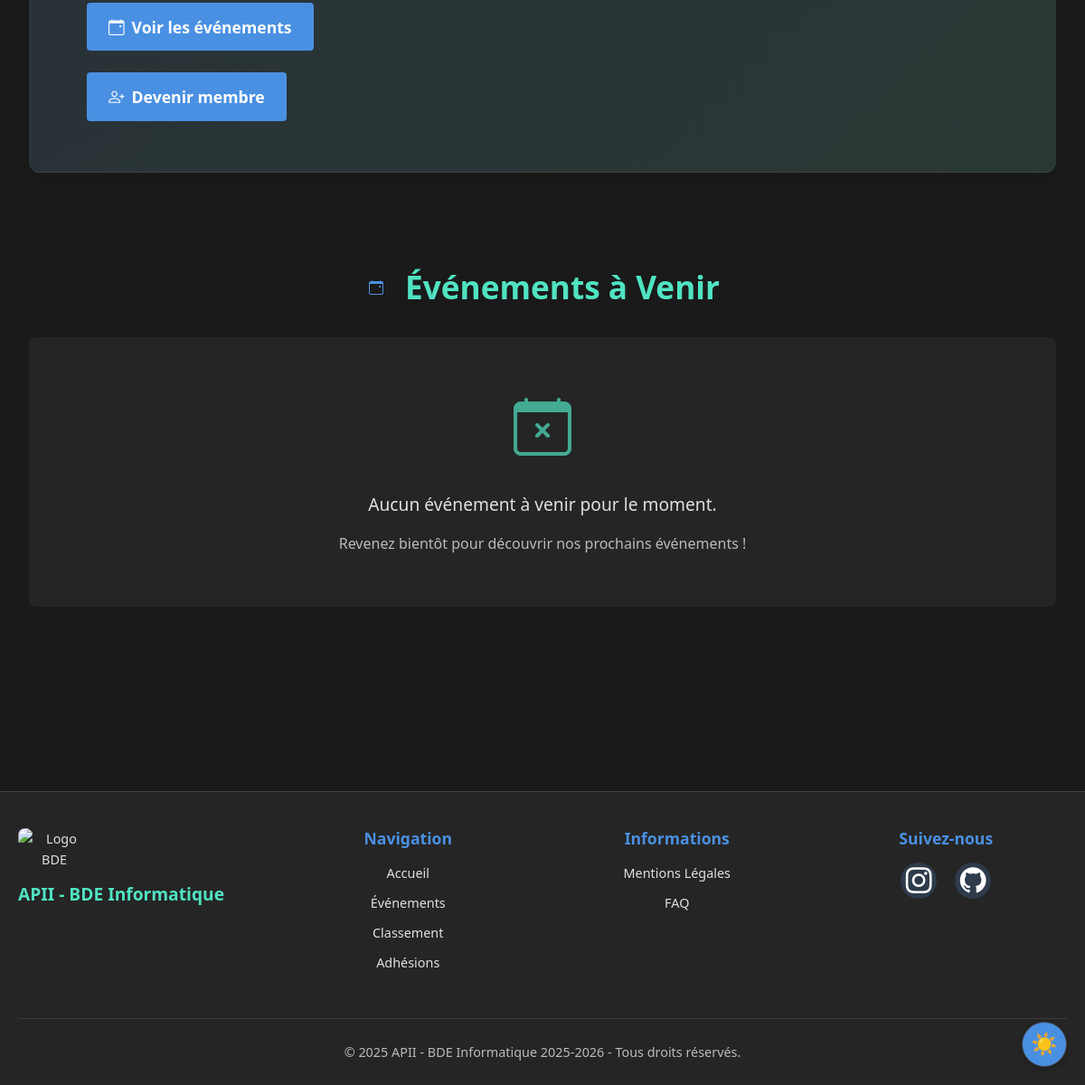
The app's page / (lower part), older data.
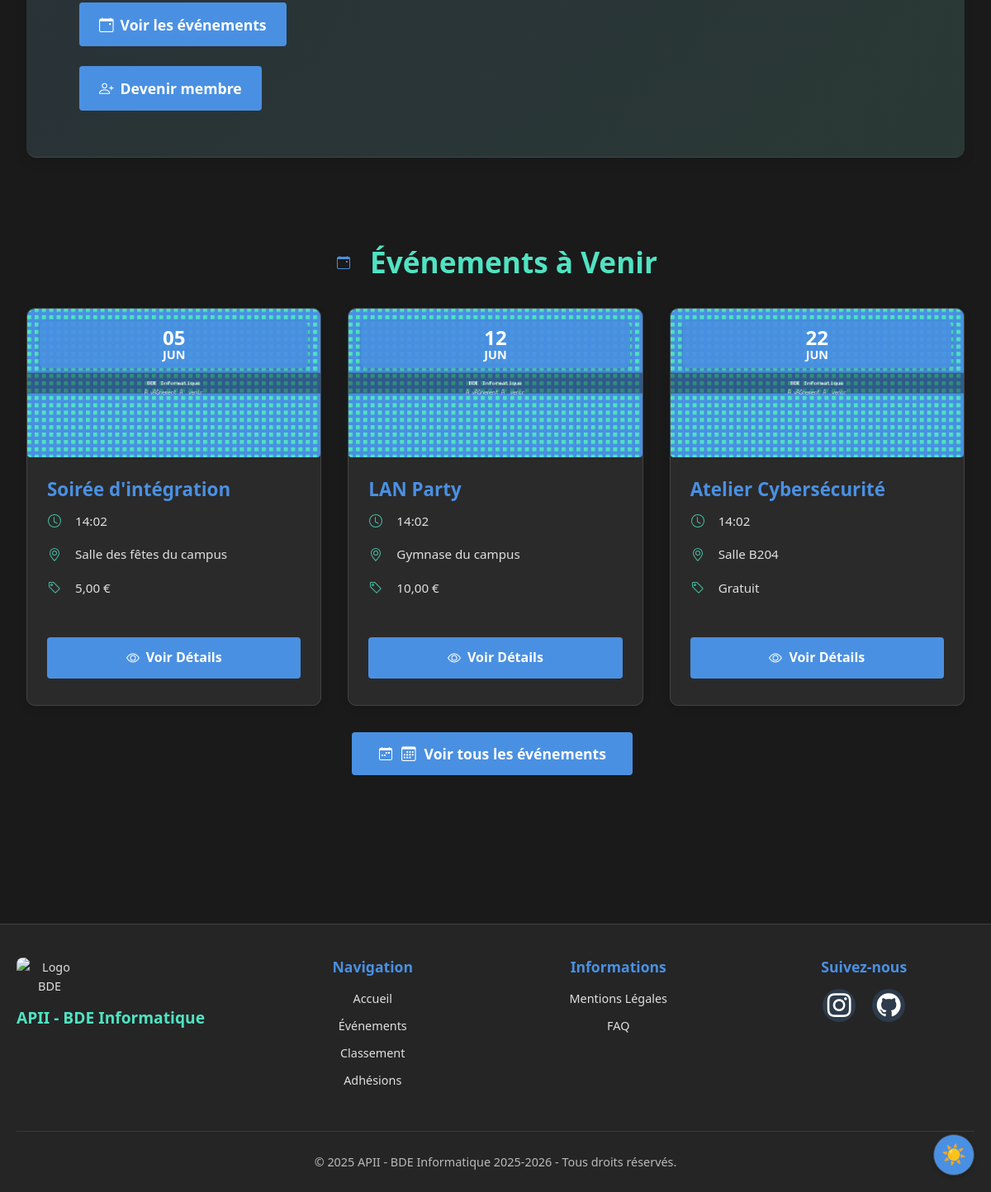
The same page, newer data.
### tables this page shows
CREATE TABLE events (
  id INTEGER PRIMARY KEY AUTOINCREMENT,
  title TEXT NOT NULL, -- Changed from VARCHAR
  description TEXT,
  image_path TEXT NULL, -- Changed from VARCHAR
  event_date TEXT NOT NULL, -- Changed from TIMESTAMP
  price REAL DEFAULT 0.00, -- Changed from DECIMAL
  created_at TEXT DEFAULT CURRENT_TIMESTAMP, -- Changed from TIMESTAMP
  updated_at TEXT DEFAULT CURRENT_TIMESTAMP -- Changed from TIMESTAMP
, location TEXT NULL, points_awarded INTEGER NOT NULL DEFAULT 50, status TEXT NOT NULL DEFAULT 'open' CHECK(status IN ('open', 'closed', 'archived')));

### public/index.php (called while the page is built, shortened)
<?php
require_once __DIR__ . '/../src/Database.php';
$fullPath = parse_url($_SERVER['REQUEST_URI'], PHP_URL_PATH);
$routePath = $fullPath;
$page_content = '';
$layout_vars = [];
$matched = false;
if (!$matched) {
    switch ($routePath) {
        case '/':
        case '/home':
            try {
                $db = Database::getInstance();
                $upcomingEvents = $db->getAllUpcomingEvents();
                $layout_vars['upcoming_events'] = $upcomingEvents;
            } catch (Exception $e) {
                error_log("Erreur lors de la récupération des événements à venir pour la page d'accueil : " . $e->getMessage());
                $layout_vars['upcoming_events'] = [];
                $layout_vars['error_message'] = "Impossible de charger les événements à venir.";
            }
            $layout_vars['page_title'] = "Accueil";
            $page_content = TEMPLATE_PATH . 'home.php';
            break;
    }
}
require TEMPLATE_PATH . 'layout.php';
?>

### src/Database.php (called while the page is built, shortened)
<?php
class Database {
    private static $instance = null;
    private $pdo;
    private function __construct() {
        $dsn = '';
        if (DB_DRIVER === 'sqlite') {
            $dsn = 'sqlite:' . DB_PATH;
        } elseif (DB_DRIVER === 'pgsql') {
            $dsn = 'pgsql:host=' . DB_HOST . ';port=' . DB_PORT . ';dbname=' . DB_NAME;
        } else {
            $dsn = 'mysql:host=' . DB_HOST . ';dbname=' . DB_NAME . (defined('DB_CHARSET') ? ';charset=' . DB_CHARSET : '');
        }
        $options = [
            PDO::ATTR_ERRMODE            => PDO::ERRMODE_EXCEPTION,
            PDO::ATTR_DEFAULT_FETCH_MODE => PDO::FETCH_ASSOC,
            PDO::ATTR_EMULATE_PREPARES   => false,
        ];
        try {
            if (DB_DRIVER === 'sqlite') {
                $this->pdo = new PDO($dsn, null, null, $options);
                $this->pdo->exec('PRAGMA foreign_keys = ON;');
                try {
                    $columns = $this->pdo->query("PRAGMA table_info(users);")->fetchAll(PDO::FETCH_COLUMN, 1);
                } catch (\PDOException $e) {
                    error_log('Erreur lors de la vérification/ajout de colonnes à la table users : ' . $e->getMessage());
                }
                $stmt = $this->pdo->query("SELECT name FROM sqlite_master WHERE type='table' AND name NOT LIKE 'sqlite_%'");
                $tables = $stmt->fetchAll();
            } else {
                $this->pdo = new PDO($dsn, DB_USER, DB_PASS, $options);
            }
        } catch (\PDOException $e) {
            error_log('Erreur de Connexion à la Base de Données : ' . $e->getMessage());
            throw new \PDOException($e->getMessage(), (int)$e->getCode());
        }
    }
    public static function getInstance(): Database {
        if (self::$instance === null) {
            self::$instance = new Database();
        }
        return self::$instance;
    }
    public function getAllUpcomingEvents(): array {
        try {
            $now = date('Y-m-d H:i:s');
            $sql = "SELECT id, title, description, image_path, event_date, location, price, status FROM events WHERE event_date >= :now AND status = 'open' ORDER BY event_date ASC";
            $stmt = $this->pdo->prepare($sql);
            $stmt->bindParam(':now', $now, PDO::PARAM_STR);
            $stmt->execute();
            return $stmt->fetchAll();
        } catch (\PDOException $e) {
            error_log('Erreur lors de la récupération des événements à venir : ' . $e->getMessage());
            return [];
        }
    }
}

### templates/home.php (the view, shortened to what this page needs)
<div class="hero-section">
    <div class="hero-text">
        <div class="hero-buttons">
            <a href="/events" class="btn btn-primary"><i class="bi bi-calendar-event"></i> Voir les événements</a>
            <a href="/memberships" class="btn btn-secondary"><i class="bi bi-person-plus"></i> Devenir membre</a>
        </div>
    </div>
</div>
<?php
$esc = 'htmlspecialchars';
$upcomingEvents = $layout_vars['upcoming_events'] ?? [];
?>
<section class="events-section">
    <h2 class="section-title">Événements à Venir</h2>
    <?php if (empty($upcomingEvents)): ?>
        <div class="no-events">
            <i class="bi bi-calendar-x"></i>
            <p>Aucun événement à venir pour le moment.</p>
            <p class="sub-text">Revenez bientôt pour découvrir nos prochains événements !</p>
        </div>
    <?php else: ?>
        <div class="events-grid">
            <?php foreach ($upcomingEvents as $event): ?>
                <div class="event-card">
                    <div class="event-date">
                        <span class="day"><?= date('d', strtotime($event['event_date'])) ?></span>
                        <span class="month"><?= date('M', strtotime($event['event_date'])) ?></span>
                    </div>
                    <div class="event-image">
                        <?php if (!empty($event['image_path'])): ?>
                            <img src="/uploads/events/<?= $esc($event['image_path']) ?>" alt="<?= $esc($event['title']) ?>">
                        <?php else: ?>
                            <img src="/images/event-default.jpg" alt="<?= $esc($event['title']) ?>">
                        <?php endif; ?>
                    </div>
                    <div class="event-content">
                        <h3 class="event-title"><?= $esc($event['title']) ?></h3>
                        <div class="event-info">
                            <div class="event-info-item event-time">
                                <?= date('H:i', strtotime($event['event_date'])) ?>
                            </div>
                            <?php if (!empty($event['location'])): ?>
                            <div class="event-info-item event-location">
                                <?= $esc($event['location']) ?>
                            </div>
                            <?php endif; ?>
                            <div class="event-info-item event-price">
                                <?php if ($event['price'] > 0): ?>
                                    <?= number_format($event['price'], 2, ',', ' ') ?> €
                                <?php else: ?>
                                    Gratuit
                                <?php endif; ?>
                            </div>
                        </div>
                        <div class="event-actions">
                            <a href="/events/<?= $esc($event['id']) ?>" class="btn">
                                Voir Détails
                            </a>
                        </div>
                    </div>
                </div>
            <?php endforeach; ?>
        </div>
        <div class="view-all-events">
            <a href="/events" class="btn btn-secondary">
                <i class="bi bi-calendar3"></i> Voir tous les événements
            </a>
        </div>
    <?php endif; ?>
</section>

### templates/layout.php (shortened to what this page needs)
<!DOCTYPE html>
<html lang="fr">
<head>
    <link rel="stylesheet" href="https://cdn.jsdelivr.net/npm/bootstrap-icons@1.11.3/font/bootstrap-icons.min.css">
    <link rel="stylesheet" href="/css/style.css">
    <link rel="stylesheet" href="/css/events.css">
    <link rel="stylesheet" href="/css/footer.css">
</head>
<body>
    <header>
        <button id="theme-toggle" title="Changer le thème"></button>
    </header>
    <main>
        <?php
        if (!empty($page_content) && file_exists($page_content)) {
            include $page_content;
        } else {
             echo "<p>Erreur : Contenu non trouvé.</p>";
        }
        ?>
    </main>
    <footer>
        <div class="footer-content">
            <div class="footer-logo">
                <img src="/bde.webp" alt="Logo BDE" class="footer-logo-img">
                <h3>APII - BDE Informatique</h3>
            </div>
            <div class="footer-links">
                <h4>Navigation</h4>
                <ul>
                    <li><a href="/home">Accueil</a></li>
                    <li><a href="/events">Événements</a></li>
                    <li><a href="/leaderboard">Classement</a></li>
                    <li><a href="/memberships">Adhésions</a></li>
                </ul>
            </div>
            <div class="footer-links">
                <h4>Informations</h4>
                <ul>
                    <li><a href="/mentions-legales">Mentions Légales</a></li>
                    <li><a href="/faq">FAQ</a></li>
                </ul>
            </div>
            <div class="footer-social">
                <h4>Suivez-nous</h4>
                <div class="social-icons">
                    <a href="https://www.instagram.com/bde_info_mtp/" class="social-icon" title="Instagram" target="_blank"><i class="bi bi-instagram"></i></a>
                    <a href="https://github.com/killianrms/" class="social-icon" title="GitHub" target="_blank"><i class="bi bi-github"></i></a>
                </div>
            </div>
        </div>
        <div class="footer-bottom">
            <p>&copy; <?php echo date('Y'); ?> APII - BDE Informatique 2025-2026 - Tous droits réservés.</p>
        </div>
    </footer>
</body>
</html>

### public/css/events.css (style rules this page uses)
.events-section { padding: calc(var(--spacing-unit) * 2) 0; margin-bottom: calc(var(--spacing-unit) * 3); }
.events-section h2 { margin-bottom: calc(var(--spacing-unit) * 2); text-align: center; position: relative; display: flex; align-items: center; justify-content: center; }
.events-section h2::before { content: ''; display: inline-block; width: 24px; height: 24px; background-repeat: no-repeat; background-position: center; margin-right: 10px; }
.events-grid { display: grid; grid-template-columns: repeat(auto-fill, minmax(300px, 1fr)); gap: calc(var(--spacing-unit) * 2); margin-top: calc(var(--spacing-unit) * 2); }
.event-card { background-color: var(--card-bg); border-radius: 10px; overflow: hidden; box-shadow: 0 4px 10px rgba(0, 0, 0, 0.1); transition: transform 0.3s ease, box-shadow 0.3s ease; display: flex; flex-direction: column; height: 100%; position: relative; border: 1px solid var(--border-color); }
.event-date { position: absolute; top: 15px; left: 15px; background-color: rgba(var(--primary-color-rgb), 0.9); color: white; padding: 8px 12px; border-radius: 6px; font-weight: bold; text-align: center; line-height: 1.2; z-index: 2; box-shadow: 0 2px 5px rgba(0, 0, 0, 0.2); }
.event-date .day { font-size: 1.5rem; display: block; }
.event-date .month { font-size: 0.9rem; text-transform: uppercase; }
.event-image { position: relative; height: 180px; overflow: hidden; }
.event-image img { width: 100%; height: 100%; object-fit: cover; transition: transform 0.5s ease; }
.event-content { padding: calc(var(--spacing-unit) * 1.5); flex-grow: 1; display: flex; flex-direction: column; }
.event-title { font-size: 1.4rem; margin-top: 0; margin-bottom: calc(var(--spacing-unit) * 0.75); color: var(--primary-color); }
.event-info { margin-bottom: calc(var(--spacing-unit) * 0.75); display: flex; flex-direction: column; gap: 8px; }
.event-info-item { display: flex; align-items: center; font-size: 0.95rem; }
.event-info-item::before { content: ''; display: inline-block; width: 18px; height: 18px; margin-right: 8px; background-repeat: no-repeat; background-position: center; opacity: 0.8; }
.event-actions { margin-top: auto; padding-top: calc(var(--spacing-unit) * 0.75); }
.event-card .btn { width: 100%; display: flex; justify-content: center; align-items: center; gap: 8px; }
.event-card .btn::before { content: ''; display: inline-block; width: 16px; height: 16px; background-repeat: no-repeat; background-position: center; }
.view-all-events { text-align: center; margin-top: calc(var(--spacing-unit) * 2); }
.view-all-events .btn { padding: calc(var(--spacing-unit) * 0.75) calc(var(--spacing-unit) * 2); font-size: 1.1rem; display: inline-flex; align-items: center; gap: 10px; }
.view-all-events .btn::before { content: ''; display: inline-block; width: 18px; height: 18px; background-repeat: no-repeat; background-position: center; }

### public/css/footer.css (style rules this page uses)
footer { background-color: var(--footer-bg); color: var(--text-color); padding: 40px 20px 20px; margin-top: 60px; border-top: 1px solid var(--border-color); }
.footer-content { display: flex; flex-wrap: wrap; justify-content: space-between; gap: 30px; max-width: 1200px; margin: 0 auto; }
.footer-logo { flex: 1; min-width: 200px; display: flex; flex-direction: column; align-items: flex-start; }
.footer-logo-img { width: 80px; height: auto; margin-bottom: 15px; border-radius: 8px; }
.footer-logo h3 { margin: 0 0 10px; font-size: 1.2rem; color: var(--secondary-color); }
.footer-links { flex: 1; min-width: 150px; }
.footer-links h4 { color: var(--primary-color); margin-top: 0; margin-bottom: 15px; font-size: 1.1rem; }
.footer-links ul { list-style: none; padding: 0; margin: 0; }
.footer-links li { margin-bottom: 10px; }
.footer-links a { color: var(--text-color); text-decoration: none; transition: color 0.2s ease, transform 0.2s ease; display: inline-block; }
.footer-social { flex: 1; min-width: 150px; }
.footer-social h4 { color: var(--primary-color); margin-top: 0; margin-bottom: 15px; font-size: 1.1rem; }
.social-icons { display: flex; gap: 15px; }
.social-icon { display: flex; align-items: center; justify-content: center; width: 40px; height: 40px; background-color: rgba(var(--primary-color-rgb), 0.2); border-radius: 50%; color: var(--text-color); font-size: 1.2rem; transition: all 0.3s ease; }
.footer-bottom { text-align: center; margin-top: 40px; padding-top: 20px; border-top: 1px solid rgba(255, 255, 255, 0.1); }
.footer-bottom p { margin: 5px 0; font-size: 0.9rem; opacity: 0.8; }

Row changes from the older to the newer data that the page shows:
added events: event_date "05", event_date "JUN", title "Soirée d'intégration", event_date "14:02", location "Salle des fêtes du campus", price "5,00"
added events: event_date "12", event_date "JUN", title "LAN Party", event_date "14:02", location "Gymnase du campus", price "10,00"
added events: event_date "22", event_date "JUN", title "Atelier Cybersécurité", event_date "14:02", location "Salle B204", price "Gratuit"
Text that changed along with them:
text no longer shown: "Aucun événement à venir pour le moment. Revenez bientôt pour découvrir nos prochains événements !"
text now shown: "Voir tous les événements"
